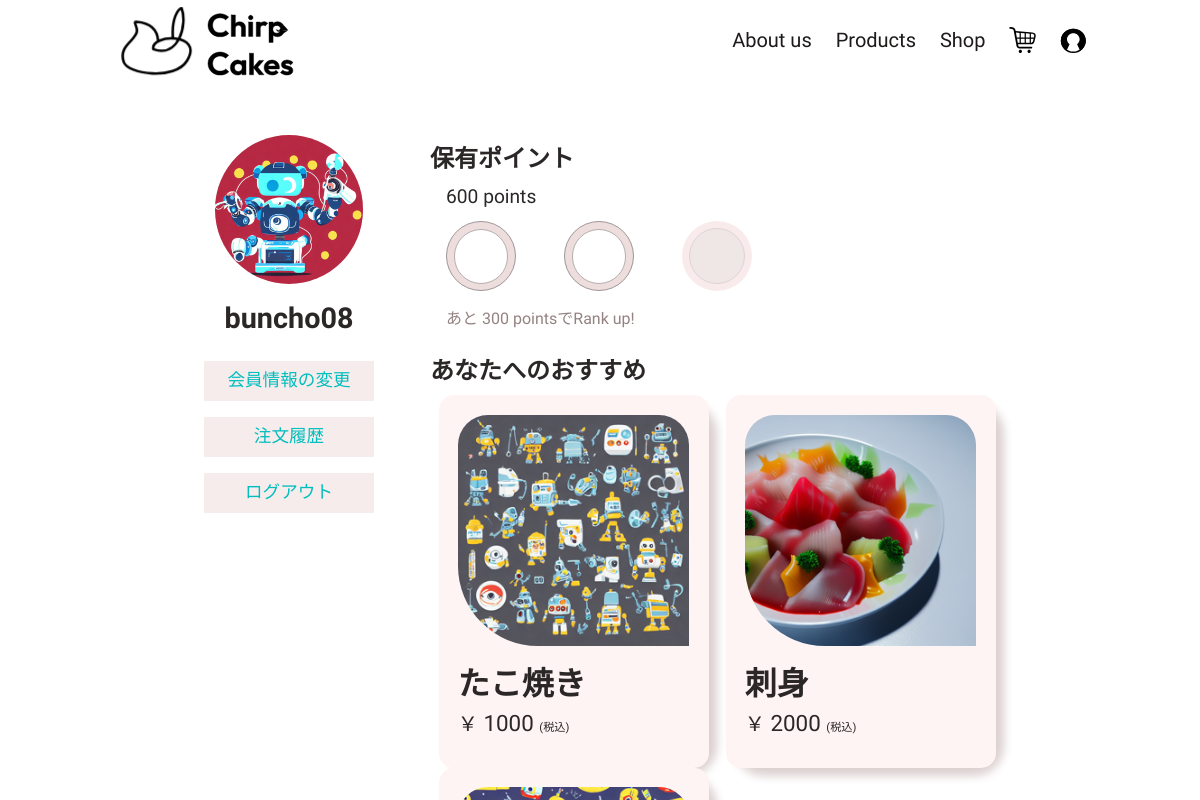
The app's page /main/mypage (signed in), older data.
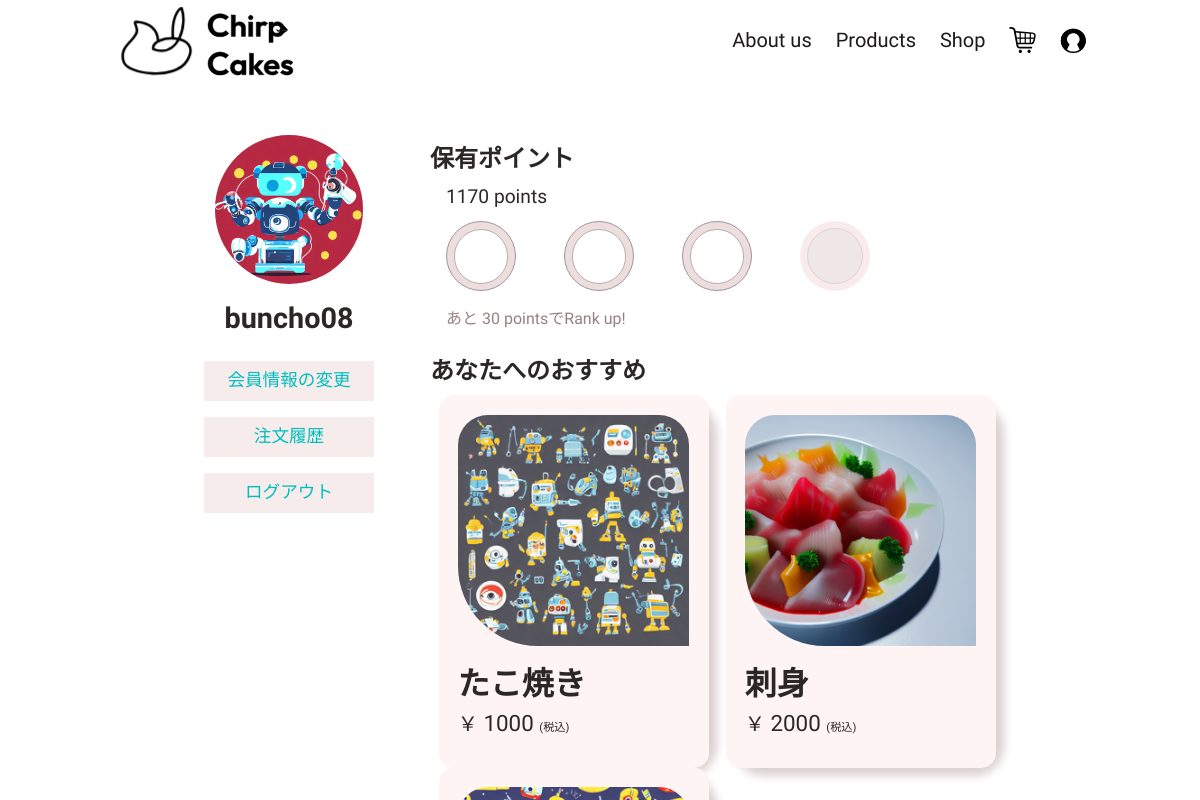
The same page, newer data.
### main/models.py (models this page shows, shortened)
class UserTable(AbstractBaseUser, PermissionsMixin):
    GENDER_CHOICES = [
        (1, '女性'),
        (2, '男性'),
        (3, 'その他')
    ]
    username = models.CharField(verbose_name="ユーザーID", max_length=16, unique=True, validators=[MinLengthValidator(5,16), RegexValidator(r'^[a-zA-Z0-9_]*$',)])
    email = models.EmailField(verbose_name="メールアドレス", unique=True, null=True, blank=False)
    birthday = models.DateField(verbose_name="誕生日", null=True, blank=True, default='1900-12-30')
    icon = models.ImageField(verbose_name="アイコン", default=f'main/icon/default_icon.png', upload_to=savePath, null=True, blank=True)
    date_joined = models.DateField(verbose_name="登録日", auto_now_add=True)
    gender = models.IntegerField(verbose_name='性別', choices=GENDER_CHOICES, unique=False, default=1, blank=True, null=True)
    myouji = models.CharField(verbose_name="姓", max_length=255)
    namae = models.CharField(verbose_name='名', max_length=255)
    post = models.CharField(verbose_name='郵便番号', max_length=9, validators=[RegexValidator(r'^[0-9]{3}-[0-9]{4}$',)])
    pref = models.CharField(verbose_name='都道府県名', max_length=255)
    town = models.CharField(verbose_name='市町村', max_length=255, default='')
    prefDetail = models.CharField(verbose_name='住所詳細', max_length=400)
    points = models.IntegerField(verbose_name='保有ポイント', default=100)
    mail_deriv = models.BooleanField(verbose_name='メール配信希望', default=False)
    is_active = models.BooleanField(default=True)
    is_staff = models.BooleanField(default=False)
    is_superuser = models.BooleanField(default=False)
    objects = MyUserManager()
    USERNAME_FIELD = 'username'
    EMAIL_FIELD = 'email'
    REQUIRED_FIELDS = [
        'email',
    ]
    class Meta:
        verbose_name = _('ユーザーテーブル')
        verbose_name_plural = _('ユーザーテーブル')
    def __str__(self):
        return self.username

### main/views.py (the view, shortened to what this page needs)
# urls.py: path('mypage', views.MyPage.as_view(), name='mypage'),
class MyPage(TemplateView):
    template_name = 'main/mypage.html'
    params = {
    }
    def get(self, request, *args, **kwargs):
        self.params['error'] = False
        if 'error' in request.GET:
            self.params['error'] = True
        if request.user.id is None:
            return redirect('main:login')
        user = UserTable.objects.get(username=request.user)
        form_class = EditUserForm(user)
        point = ((request.user.points // 300 + 1) * 300) - request.user.points
        item = ItemTable.objects.all()
        item_list = []
        random_list = [i for i in range(0, len(item))]
        for i in range(3):
            num = random_list.pop(random.randint(0, len(random_list) - 1))
            item_list.append(item[num])
        self.params['user'] = request.user
        self.params['point'] = point
        self.params['item'] = item_list
        self.params['form'] = form_class
        return render(request, self.template_name, self.params)

### templates/main/mypage.html (shortened to what this page needs)
{% load static %}
<!DOCTYPE html>
<html lang="ja">
<head>
    <link rel="stylesheet" href="{% static 'main/css/main.css' %}">
</head>
<body>
    {% include 'main/component/banner.html' %}
    <div id="root">
        <main id="mypage">
            <div class="grid">
                <div class="left">
                    <div class="user-area">
                        <div class="user-icon">
                            <img src="{{ MEDIA_URL }}{{ user.icon }}" alt="{{ user.username }}">
                        </div>
                        <div class="user-data">
                            <h2>
                                {{ user.username }}
                            </h2>
                            <a href="{% url 'main:edituser' %}">
                                会員情報の変更
                            </a>
                            <a href="{% url 'main:orderhistory' %}">
                                注文履歴
                            </a>
                            <a href="{% url 'main:logout' %}" style="background-color: :aquamarine;">
                                ログアウト
                            </a>
                        </div>
                    </div>
                </div>
                <div class="right">
                    <div class="point" >
                        <div class="mypage-title">
                            <h2>保有ポイント</h2>
                        </div>
                        <div class="point-number">
                            <p>
                                {{ user.points }} points
                            </p>
                        </div>
                        <div class="point-box" id="point">
                        </div>
                        <div class="point-next">
                            <p>
                                あと {{ point }} pointsでRank up!
                            </p>
                        </div>
                    </div>
                    <div class="recommend">
                        <div class="mypage-title">
                            <h2>あなたへのおすすめ</h2>
                        </div>
                        <div class="recommend-box">
                            <div class="grid-auto">
                                {% for i in item %}
                                <div class="card">
                                    <div class="card-item">
                                        <div class="card-main">
                                            <div class="card-contents">
                                                <img src="{{ MEDIA_URL }}{{ i.item_img }}" alt="{{ i.item_name }}">
                                                <a href="{% url 'main:product' i.slug %}" class="card-img-cover"></a>
                                            </div>
                                        </div>
                                        <div class="card-sub">
                                            <div class="card-header">
                                                <div class="card-header-title">
                                                    <a href="{% url 'main:product' i.slug %}" class="card-title-link">
                                                        {{ i.item_name }}
                                                    </a>
                                                </div>
                                                <div class="card-header-price">
                                                    {{ i.price }}
                                                </div>
                                            </div>
                                        </div>
                                    </div>
                                </div>
                                {% endfor %}
                            </div>
                        </div>
                    </div>
                </div>
            </div>
        </main>
    </div>
</body>
</html>

Row changes from the older to the newer data that the page shows:
changed UserTable "buncho08": points "600" → "1170"
Text that changed along with them:
{{ point }}: "300" → "30"
